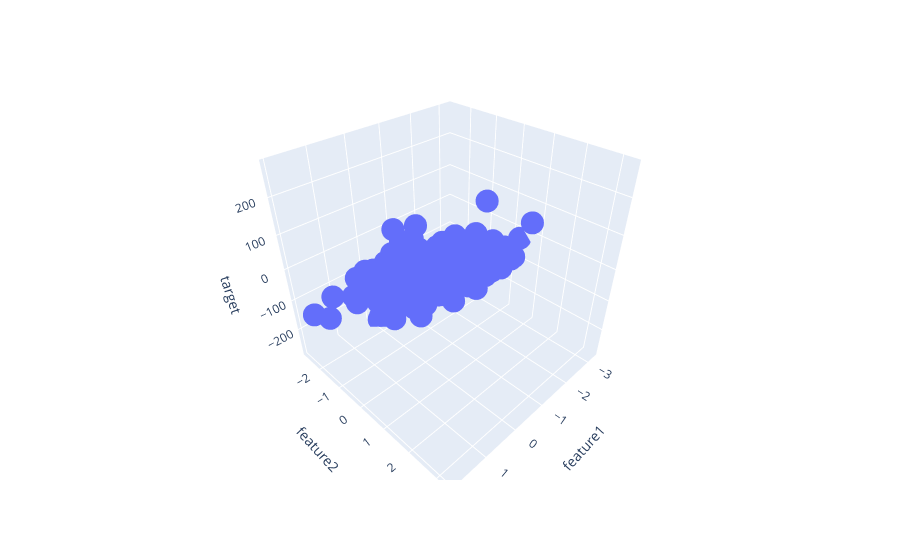

The notebook cell saved with this chart:
### Code cell
fig = px.scatter_3d(df, x='feature1',y='feature2', z='target')
fig.show()

### Figure 1 — Plotly figure (JSON) as saved in the notebook; plotly's stock layout.template omitted (floating-point values rounded to 4 significant figures; data arrays with more than 128 entries replaced by an {"elided": "..."} marker saying what was removed)
{"data": [{"hovertemplate": "feature1=%{x}<br>feature2=%{y}<br>target=%{z}<extra></extra>", "legendgroup": "", "marker": {"color": "#636efa", "symbol": "circle"}, "mode": "markers", "name": "", "scene": "scene", "showlegend": false, "type": "scatter3d", "x": {"elided": "200 float values"}, "y": {"elided": "200 float values"}, "z": {"elided": "200 float values"}}], "layout": {"legend": {"tracegroupgap": 0}, "margin": {"t": 60}, "scene": {"domain": {"x": [0, 1], "y": [0, 1]}, "xaxis": {"title": {"text": "feature1"}}, "yaxis": {"title": {"text": "feature2"}}, "zaxis": {"title": {"text": "target"}}}}}
